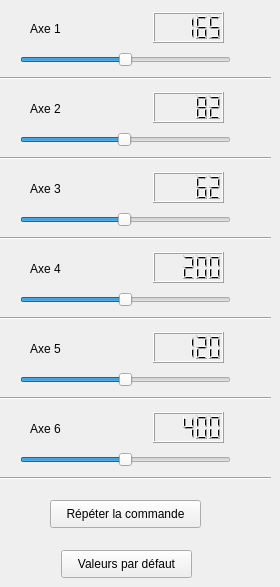
  <widget class="QWidget" name="tab_2">
   <property name="autoFillBackground">
    <bool>false</bool>
   </property>
   <attribute name="title">
    <string>Commande articulaire</string>
   </attribute>
   <widget class="QLabel" name="label_14">
    <property name="geometry">
     <rect>
      <x>30</x>
      <y>20</y>
      <width>62</width>
      <height>18</height>
     </rect>
    </property>
    <property name="text">
     <string>Axe 1</string>
    </property>
   </widget>
   <widget class="QSlider" name="horizontalSlider">
    <property name="geometry">
     <rect>
      <x>20</x>
      <y>50</y>
      <width>211</width>
      <height>19</height>
     </rect>
    </property>
    <property name="autoFillBackground">
     <bool>false</bool>
    </property>
    <property name="maximum">
     <number>330</number>
    </property>
    <property name="singleStep">
     <number>1</number>
    </property>
    <property name="value">
     <number>165</number>
    </property>
    <property name="orientation">
     <enum>Qt::Horizontal</enum>
    </property>
   </widget>
   <widget class="QLCDNumber" name="lcdNumber_2">
    <property name="geometry">
     <rect>
      <x>153</x>
      <y>12</y>
      <width>71</width>
      <height>31</height>
     </rect>
    </property>
    <property name="value" stdset="0">
     <double>165.000000000000000</double>
    </property>
   </widget>
   <widget class="Line" name="line_12">
    <property name="geometry">
     <rect>
      <x>0</x>
      <y>70</y>
      <width>271</width>
      <height>16</height>
     </rect>
    </property>
    <property name="orientation">
     <enum>Qt::Horizontal</enum>
    </property>
   </widget>
   <widget class="QLabel" name="label_15">
    <property name="geometry">
     <rect>
      <x>30</x>
      <y>100</y>
      <width>62</width>
      <height>18</height>
     </rect>
    </property>
    <property name="text">
     <string>Axe 2</string>
    </property>
   </widget>
   <widget class="Line" name="line_13">
    <property name="geometry">
     <rect>
      <x>0</x>
      <y>150</y>
      <width>271</width>
      <height>16</height>
     </rect>
    </property>
    <property name="orientation">
     <enum>Qt::Horizontal</enum>
    </property>
   </widget>
   <widget class="QLCDNumber" name="lcdNumber_3">
    <property name="geometry">
     <rect>
      <x>153</x>
      <y>92</y>
      <width>71</width>
      <height>31</height>
     </rect>
    </property>
    <property name="value" stdset="0">
     <double>82.000000000000000</double>
    </property>
   </widget>
   <widget class="QSlider" name="horizontalSlider_2">
    <property name="geometry">
     <rect>
      <x>20</x>
      <y>130</y>
      <width>211</width>
      <height>19</height>
     </rect>
    </property>
    <property name="maximum">
     <number>165</number>
    </property>
    <property name="singleStep">
     <number>1</number>
    </property>
    <property name="value">
     <number>82</number>
    </property>
    <property name="orientation">
     <enum>Qt::Horizontal</enum>
    </property>
   </widget>
   <widget class="QLabel" name="label_16">
    <property name="geometry">
     <rect>
      <x>30</x>
      <y>180</y>
      <width>62</width>
      <height>18</height>
     </rect>
    </property>
    <property name="text">
     <string>Axe 3</string>
    </property>
   </widget>
   <widget class="Line" name="line_14">
    <property name="geometry">
     <rect>
      <x>0</x>
      <y>230</y>
      <width>271</width>
      <height>16</height>
     </rect>
    </property>
    <property name="orientation">
     <enum>Qt::Horizontal</enum>
    </property>
   </widget>
   <widget class="QLCDNumber" name="lcdNumber_4">
    <property name="geometry">
     <rect>
      <x>153</x>
      <y>172</y>
      <width>71</width>
      <height>31</height>
     </rect>
    </property>
    <property name="value" stdset="0">
     <double>62.000000000000000</double>
    </property>
   </widget>
   <widget class="QSlider" name="horizontalSlider_3">
    <property name="geometry">
     <rect>
      <x>20</x>
      <y>210</y>
      <width>211</width>
      <height>19</height>
     </rect>
    </property>
    <property name="maximum">
     <number>125</number>
    </property>
    <property name="singleStep">
     <number>1</number>
    </property>
    <property name="value">
     <number>62</number>
    </property>
    <property name="orientation">
     <enum>Qt::Horizontal</enum>
    </property>
   </widget>
   <widget class="QLabel" name="label_17">
    <property name="geometry">
     <rect>
      <x>30</x>
      <y>260</y>
      <width>62</width>
      <height>18</height>
     </rect>
    </property>
    <property name="text">
     <string>Axe 4</string>
    </property>
   </widget>
   <widget class="Line" name="line_15">
    <property name="geometry">
     <rect>
      <x>0</x>
      <y>310</y>
      <width>271</width>
      <height>16</height>
     </rect>
    </property>
    <property name="orientation">
     <enum>Qt::Horizontal</enum>
    </property>
   </widget>
   <widget class="QLCDNumber" name="lcdNumber_5">
    <property name="geometry">
     <rect>
      <x>153</x>
      <y>252</y>
      <width>71</width>
      <height>31</height>
     </rect>
    </property>
    <property name="value" stdset="0">
     <double>200.000000000000000</double>
    </property>
   </widget>
   <widget class="QSlider" name="horizontalSlider_4">
    <property name="geometry">
     <rect>
      <x>20</x>
      <y>290</y>
      <width>211</width>
      <height>19</height>
     </rect>
    </property>
    <property name="maximum">
     <number>400</number>
    </property>
    <property name="singleStep">
     <number>1</number>
    </property>
    <property name="value">
     <number>200</number>
    </property>
    <property name="orientation">
     <enum>Qt::Horizontal</enum>
    </property>
   </widget>
   <widget class="QLabel" name="label_18">
    <property name="geometry">
     <rect>
      <x>30</x>
      <y>340</y>
      <width>62</width>
      <height>18</height>
     </rect>
    </property>
    <property name="text">
     <string>Axe 5</string>
    </property>
   </widget>
   <widget class="Line" name="line_16">
    <property name="geometry">
     <rect>
      <x>0</x>
      <y>390</y>
      <width>271</width>
      <height>16</height>
     </rect>
    </property>
    <property name="orientation">
     <enum>Qt::Horizontal</enum>
    </property>
   </widget>
   <widget class="QLCDNumber" name="lcdNumber_6">
    <property name="geometry">
     <rect>
      <x>153</x>
      <y>332</y>
      <width>71</width>
      <height>31</height>
     </rect>
    </property>
    <property name="value" stdset="0">
     <double>120.000000000000000</double>
    </property>
   </widget>
   <widget class="QSlider" name="horizontalSlider_5">
    <property name="geometry">
     <rect>
      <x>20</x>
      <y>370</y>
      <width>211</width>
      <height>19</height>
     </rect>
    </property>
    <property name="maximum">
     <number>240</number>
    </property>
    <property name="singleStep">
     <number>1</number>
    </property>
    <property name="value">
     <number>120</number>
    </property>
    <property name="orientation">
     <enum>Qt::Horizontal</enum>
    </property>
   </widget>
   <widget class="QLabel" name="label_19">
    <property name="geometry">
     <rect>
      <x>30</x>
      <y>420</y>
      <width>62</width>
      <height>18</height>
     </rect>
    </property>
    <property name="text">
     <string>Axe 6</string>
    </property>
   </widget>
   <widget class="Line" name="line_17">
    <property name="geometry">
     <rect>
      <x>0</x>
      <y>470</y>
      <width>271</width>
      <height>16</height>
     </rect>
    </property>
    <property name="orientation">
     <enum>Qt::Horizontal</enum>
    </property>
   </widget>
   <widget class="QLCDNumber" name="lcdNumber_7">
    <property name="geometry">
     <rect>
      <x>153</x>
      <y>412</y>
      <width>71</width>
      <height>31</height>
     </rect>
    </property>
    <property name="value" stdset="0">
     <double>400.000000000000000</double>
    </property>
   </widget>
   <widget class="QSlider" name="horizontalSlider_6">
    <property name="geometry">
     <rect>
      <x>20</x>
      <y>450</y>
      <width>211</width>
      <height>19</height>
     </rect>
    </property>
    <property name="maximum">
     <number>800</number>
    </property>
    <property name="singleStep">
     <number>1</number>
    </property>
    <property name="value">
     <number>400</number>
    </property>
    <property name="orientation">
     <enum>Qt::Horizontal</enum>
    </property>
   </widget>
   <widget class="QPushButton" name="pushButton_7">
    <property name="geometry">
     <rect>
      <x>50</x>
      <y>500</y>
      <width>151</width>
      <height>28</height>
     </rect>
    </property>
    <property name="text">
     <string>Répéter la commande</string>
    </property>
   </widget>
   <widget class="QPushButton" name="pushButton_8">
    <property name="geometry">
     <rect>
      <x>61</x>
      <y>550</y>
      <width>131</width>
      <height>28</height>
     </rect>
    </property>
    <property name="text">
     <string>Valeurs par défaut</string>
    </property>
   </widget>
  </widget>
